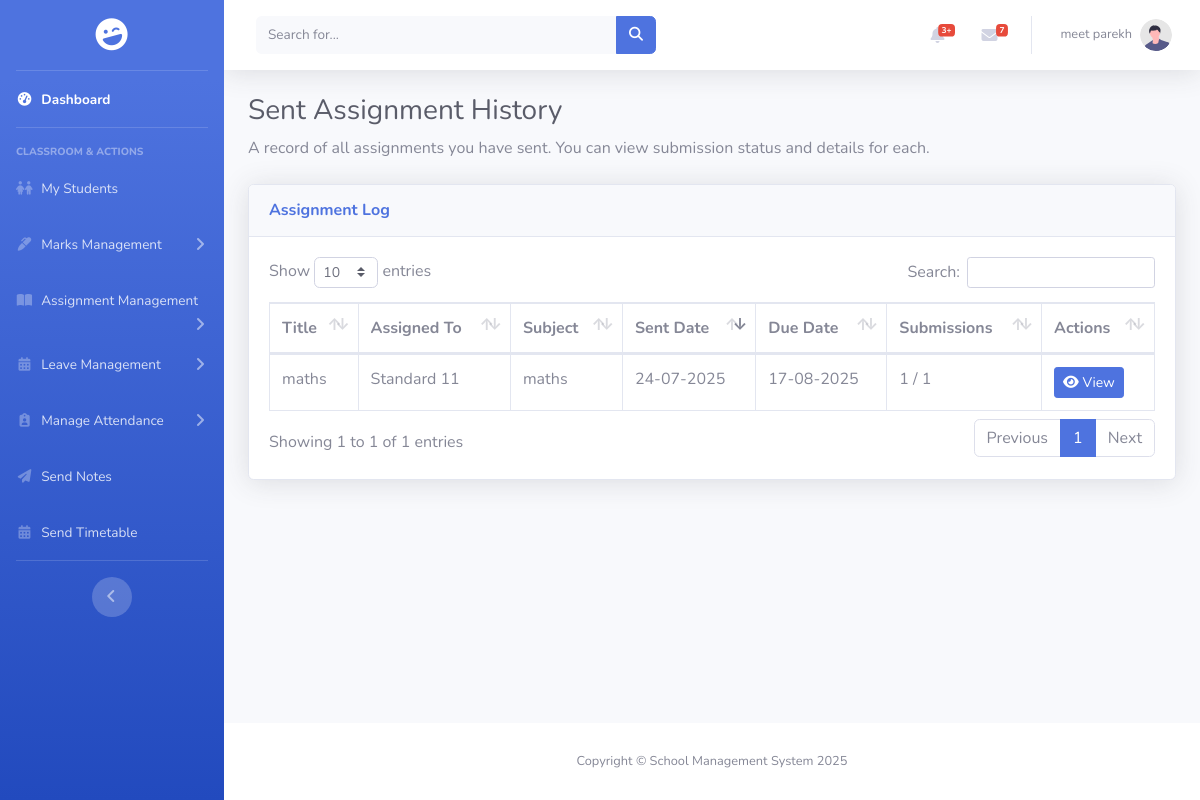
/pages/assignments/assignment_history.php (signed in), run on an earlier commit of the app's database.
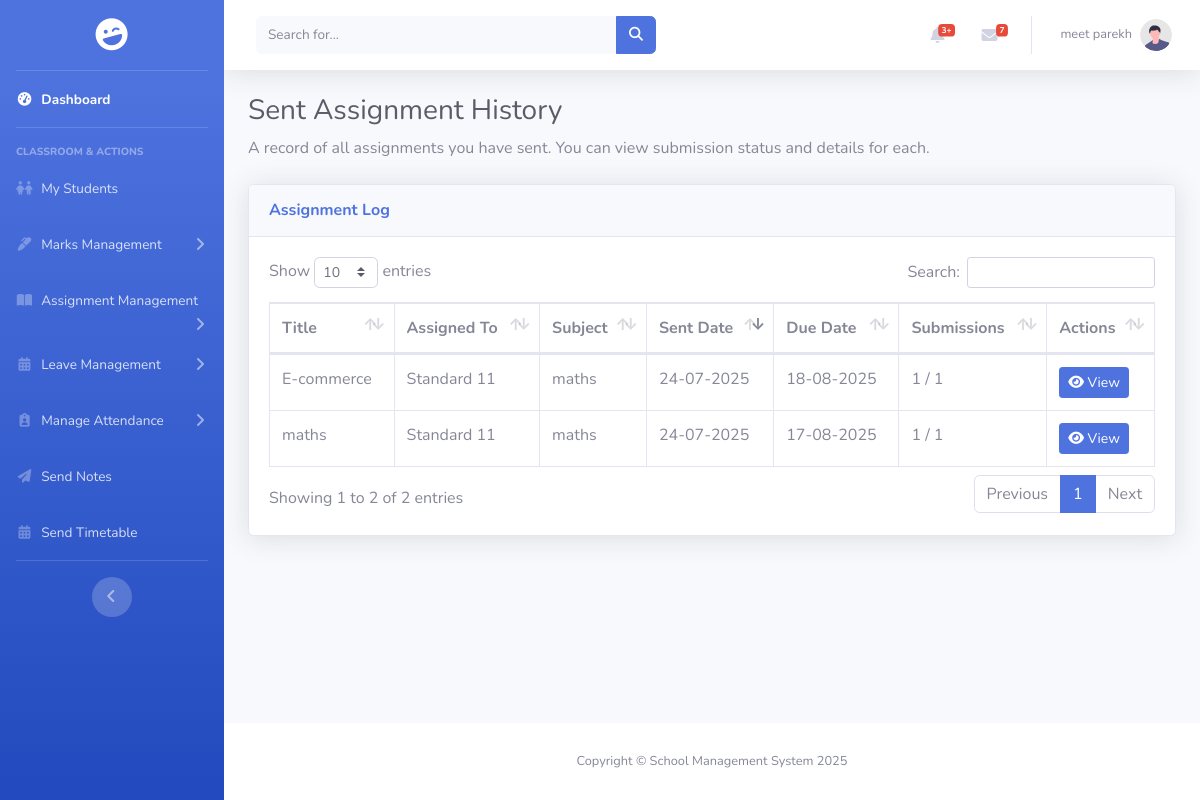
And on a later commit of the database.
### tables this page shows
CREATE TABLE `assignments` (
  `id` int(11) NOT NULL,
  `teacher_id` int(11) NOT NULL,
  `school_id` int(11) NOT NULL,
  `standard` varchar(50) NOT NULL,
  `subject` varchar(100) NOT NULL,
  `title` varchar(255) NOT NULL,
  `description` text NOT NULL,
  `file_path` varchar(255) DEFAULT NULL,
  `original_filename` varchar(255) DEFAULT NULL,
  `due_date` date DEFAULT NULL,
  `created_at` timestamp NOT NULL DEFAULT current_timestamp()
);

### encryption.php (called while the page is built, shortened)
<?php
function decrypt_id($encrypted) {
    return openssl_decrypt($encrypted, ENCRYPTION_METHOD, ENCRYPTION_KEY, 0, ENCRYPTION_IV);
}
?>

### pages/assignments/assignment_history.php (the view, shortened to what this page needs)
<?php
include_once "../../encryption.php";
include_once "../../includes/connect.php";
$userId = null;
if (isset($_COOKIE['encrypted_user_id'])) {
    $userId = decrypt_id($_COOKIE['encrypted_user_id']);
}
$stmt = $conn->prepare("
    SELECT
        a.id,
        a.title,
        a.standard,
        a.subject,
        a.created_at,
        a.due_date,
        (SELECT COUNT(*) FROM assignment_submissions s WHERE s.assignment_id = a.id) as submission_count,
        (SELECT COUNT(*) FROM student st WHERE st.school_id = a.school_id AND st.std = a.standard) as total_students
    FROM assignments a
    WHERE a.teacher_id = ?
    ORDER BY a.created_at DESC
");
$stmt->bind_param("i", $userId);
$stmt->execute();
$result = $stmt->get_result();
$assignments = $result->fetch_all(MYSQLI_ASSOC);
?>
<!DOCTYPE html>
<html lang="en">
<head>
    <link href="../../assets/vendor/fontawesome-free/css/all.min.css" rel="stylesheet" type="text/css">
    <link href="../../assets/css/sb-admin-2.min.css" rel="stylesheet">
    <link rel="stylesheet" href="https://cdnjs.cloudflare.com/ajax/libs/font-awesome/6.5.2/css/all.min.css" />
    <link href="../../assets/vendor/datatables/dataTables.bootstrap4.min.css" rel="stylesheet">
</head>
<body id="page-top">
    <div id="wrapper">
        <?php include '../../includes/sidebar.php'; ?>
        <div id="content-wrapper" class="d-flex flex-column">
            <div id="content">
                <?php include '../../includes/header.php'; ?>
                <div class="container-fluid">
                    <h1 class="h3 mb-2 text-gray-800">Sent Assignment History</h1>
                    <p class="mb-4">A record of all assignments you have sent. You can view submission status and details for each.</p>
                    <div class="card shadow mb-4">
                        <div class="card-header py-3">
                            <h6 class="m-0 font-weight-bold text-primary">Assignment Log</h6>
                        </div>
                        <div class="card-body">
                            <div class="table-responsive">
                                <table class="table table-bordered" id="dataTable" width="100%" cellspacing="0">
                                    <thead>
                                        <tr>
                                            <th>Title</th>
                                            <th>Assigned To</th>
                                            <th>Subject</th>
                                            <th>Sent Date</th>
                                            <th>Due Date</th>
                                            <th>Submissions</th>
                                            <th>Actions</th></tr>
                                    </thead>
                                    <tbody>
                                        <?php if (!empty($assignments)): ?>
                                            <?php foreach ($assignments as $assignment): ?>
                                            <tr>
                                                <td><?php echo htmlspecialchars($assignment['title']); ?></td>
                                                <td>Standard <?php echo htmlspecialchars($assignment['standard']); ?></td>
                                                <td><?php echo htmlspecialchars($assignment['subject']); ?></td>
                                                <td><?php echo date("d-m-Y", strtotime($assignment['created_at'])); ?></td>
                                                <td><?php echo date("d-m-Y", strtotime($assignment['due_date'])); ?></td>
                                                <td><?php echo htmlspecialchars($assignment['submission_count']); ?> / <?php echo htmlspecialchars($assignment['total_students']); ?></td>
                                                <td>
                                                    <a href="view_submissions.php?id=<?php echo $assignment['id']; ?>" class="btn btn-primary btn-sm" title="View Submissions">
                                                        <i class="fas fa-eye"></i> View
                                                    </a>
                                                </td>
                                            </tr>
                                            <?php endforeach; ?>
                                        <?php else: ?>
                                            <tr>
                                                <td colspan="7" class="text-center">You have not sent any assignments yet.</td>
                                            </tr>
                                        <?php endif; ?>
                                    </tbody>
                                </table>
                            </div>
                        </div>
                    </div>
                </div>
            </div>
            <?php include '../../includes/footer.php'; ?>
        </div>
    </div>
</body>
</html>

### includes/sidebar.php (shortened to what this page needs)
<?php
$role = null;
$user_id = null;
if (isset($_COOKIE['encrypted_user_role'])) {
    $role = decrypt_id($_COOKIE['encrypted_user_role']);
}
if (isset($_COOKIE['encrypted_user_id'])) {
    $user_id = decrypt_id($_COOKIE['encrypted_user_id']);
}
?>
<ul class="navbar-nav bg-gradient-primary sidebar sidebar-dark accordion" id="accordionSidebar">
    <a class="sidebar-brand d-flex align-items-center justify-content-center" href="<?php echo BASE_WEB_PATH; ?>dashboard.php">
        <div class="sidebar-brand-icon rotate-n-15">
            <i class="fas fa-laugh-wink"></i>
        </div>
    </a>
    <hr class="sidebar-divider my-0">
    <li class="nav-item active">
        <a class="nav-link" href="<?php echo BASE_WEB_PATH; ?>dashboard.php">
            <i class="fas fa-fw fa-tachometer-alt"></i>
            <span>Dashboard</span></a>
    </li>
    <hr class="sidebar-divider">
    <?php
    switch ($role) {
    ?>
        <?php
        case 'teacher':
            $is_class_teacher = false;
            if ($user_id && isset($conn) && $conn->ping()) {
                $stmt_check = $conn->prepare("SELECT class_teacher FROM teacher WHERE id = ?");
                $stmt_check->bind_param("i", $user_id);
                $stmt_check->execute();
                $result_check = $stmt_check->get_result();
                if ($teacher_details = $result_check->fetch_assoc()) {
                    if ($teacher_details['class_teacher'] == 1) {
                        $is_class_teacher = true;
                    }
                }
            }
    ?>
            <div class="sidebar-heading">Classroom & Actions</div>
            <li class="nav-item">
                <a class="nav-link" href="<?php echo BASE_WEB_PATH; ?>pages/student/student_list.php">
                    <i class="fas fa-fw fa-children"></i>
                    <span>My Students</span>
                </a>
            </li>
            <?php if ($is_class_teacher): ?>
            <li class="nav-item">
                <a class="nav-link collapsed" href="#" data-toggle="collapse" data-target="#collapseMarks">
                    <i class="fas fa-fw fa-marker"></i>
                    <span>Marks Management</span>
                </a>
            </li>
            <?php endif; ?>
            <li class="nav-item">
                <a class="nav-link collapsed" href="#" data-toggle="collapse" data-target="#collapseAssignments">
                    <i class="fas fa-fw fa-book-open"></i>
                    <span>Assignment Management</span>
                </a>
            </li>
            <li class="nav-item">
                <a class="nav-link collapsed" href="#" data-toggle="collapse" data-target="#collapseLeave">
                    <i class="fas fa-fw fa-calendar-alt"></i>
                    <span>Leave Management</span>
                </a>
            </li>
            <li class="nav-item">
                <a class="nav-link collapsed" href="#" data-toggle="collapse" data-target="#collapseAttendance">
                    <i class="fas fa-fw fa-clipboard-user"></i>
                    <span>Manage Attendance</span>
                </a>
            </li>
            <li class="nav-item">
                <a class="nav-link" href="/BMC-SMS/pages/teacher/send_notes.php">
                    <i class="fas fa-fw fa-paper-plane"></i>
                    <span>Send Notes</span></a>
            </li>
            <li class="nav-item">
                <a class="nav-link" href="/BMC-SMS/pages/teacher/send_timetable.php">
                    <i class="fas fa-fw fa-calendar-days"></i>
                    <span>Send Timetable</span>
                </a>
            </li>
        <?php
            break;
        ?>
    <?php
    }
    ?>
    <hr class="sidebar-divider d-none d-md-block">
    <div class="text-center d-none d-md-inline">
        <button class="rounded-circle border-0" id="sidebarToggle"></button>
    </div>
</ul>

### includes/header.php (shortened to what this page needs)
<?php
include_once $_SERVER['DOCUMENT_ROOT'] . '/BMC-SMS/encryption.php';
$userName = 'Guest';
$userProfileImage = BASE_WEB_PATH . 'assets/images/undraw_profile.svg';
$isLoggedIn = false;
if (isset($_COOKIE['encrypted_user_role'])) {
    $isLoggedIn = true;
    $user_role = decrypt_id($_COOKIE['encrypted_user_role']);
    if ($user_role === 'bmc') {
        $userName = 'BMC Admin';
    } else {
        if (isset($_COOKIE['encrypted_user_name'])) {
            $userName = decrypt_id($_COOKIE['encrypted_user_name']);
        }
    }
}
?>
<nav class="navbar navbar-expand navbar-light bg-white topbar mb-4 static-top shadow">
    <form class="d-none d-sm-inline-block form-inline mr-auto ml-md-3 my-2 my-md-0 mw-100 navbar-search">
        <div class="input-group">
            <input type="text" class="form-control bg-light border-0 small" placeholder="Search for..."
                aria-label="Search" aria-describedby="basic-addon2">
            <div class="input-group-append">
                <button class="btn btn-primary" type="button">
                    <i class="fas fa-search fa-sm"></i>
                </button>
            </div>
        </div>
    </form>
    <ul class="navbar-nav ml-auto">
        <li class="nav-item dropdown no-arrow mx-1">
            <a class="nav-link dropdown-toggle" href="#" id="alertsDropdown" role="button" data-toggle="dropdown"
                aria-haspopup="true" aria-expanded="false">
                <i class="fas fa-bell fa-fw"></i>
                <span class="badge badge-danger badge-counter">3+</span>
            </a>
        </li>
        <li class="nav-item dropdown no-arrow mx-1">
            <a class="nav-link dropdown-toggle" href="#" id="messagesDropdown" role="button" data-toggle="dropdown"
                aria-haspopup="true" aria-expanded="false">
                <i class="fas fa-envelope fa-fw"></i>
                <span class="badge badge-danger badge-counter">7</span>
            </a>
        </li>
        <?php if ($isLoggedIn): ?>
        <li class="nav-item dropdown no-arrow">
            <a class="nav-link dropdown-toggle" href="#" id="userDropdown" role="button" data-toggle="dropdown"
                aria-haspopup="true" aria-expanded="false">
                <span class="mr-2 d-none d-lg-inline text-gray-600 small"><?php echo htmlspecialchars($userName); ?></span>
                <img class="img-profile rounded-circle"
                     src="<?php echo htmlspecialchars($userProfileImage); ?>"
                     onerror="this.src='<?php echo BASE_WEB_PATH; ?>assets/images/undraw_profile.svg';"
                     alt="Profile"
                     style="width: 32px; height: 32px; object-fit: cover;">
            </a>
        </li>
        <?php endif; ?>
    </ul>
</nav>

### includes/footer.php
<footer class="sticky-footer bg-white">
    <div class="container my-auto">
        <div class="copyright text-center my-auto">
            <span>Copyright &copy; School Management System 2025</span>
        </div>
    </div>
</footer>

What changed in the data, as far as the page shows it:
added assignments: title "E-commerce", standard "11", subject "maths", created_at "24-07-2025", due_date "18-08-2025", submission_count "1", total_students "1"
Also different on the page:
text written by a page script: "Show entries Search: Showing 1 to 1 of 1 entries Previous 1 Next" → "Show entries Search: Showing 1 to 2 of 2 entries Previous 1 Next"
